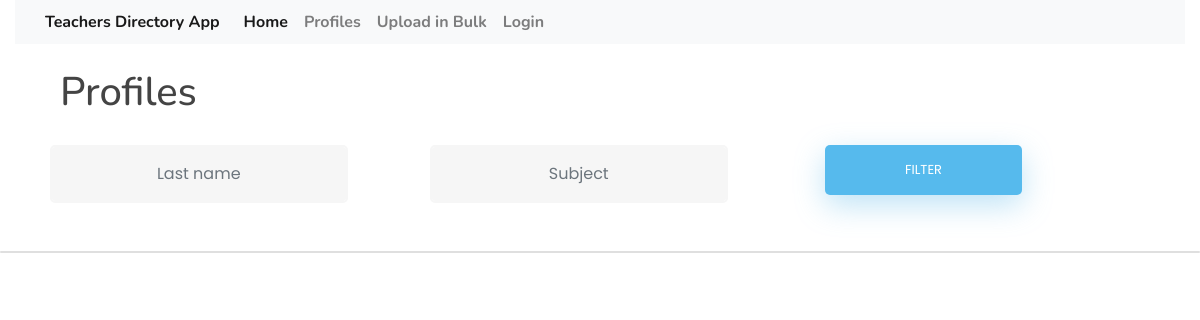
Before: /profiles/ with the older database file.
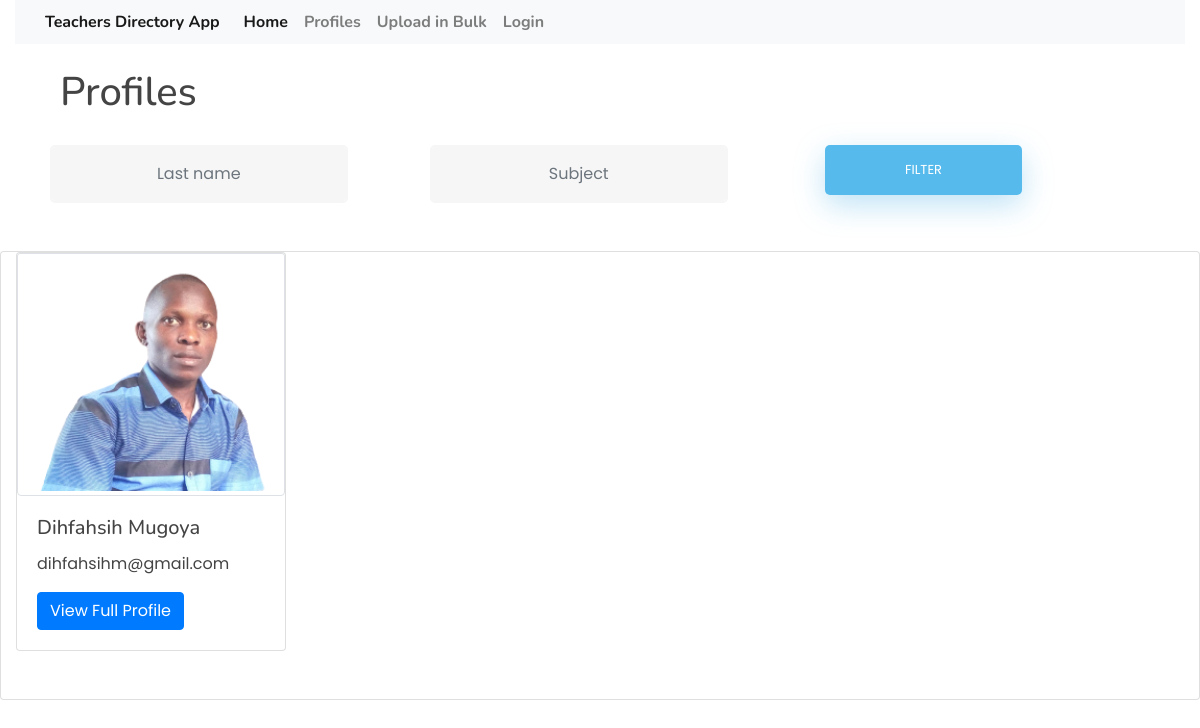
After: the same page with the newer database file.
### teacherProfile/models.py (models this page shows, shortened)
class Profile(models.Model):
    first_name = models.CharField(max_length=100)
    last_name = models.CharField(max_length=100)
    email = models.EmailField(max_length=254, null=False, unique=True)
    phone_number = models.CharField(max_length=20)
    room_number = models.CharField(max_length=5)
    image_name = models.ImageField(upload_to='pictures/', blank=True,
                                   default='pictures/default/default.png')
    subjects = models.ManyToManyField(Subject)

### teacherProfile/views.py (the view)
# urls.py: path('profiles/', views.Profiles.as_view(), name='profiles'),
class Profiles(ListView):
    template_name = 'profile/profiles.html'
    model = Profile
    context_object_name = 'profile_list'
    def get_context_data(self, **kwargs):
        context = super().get_context_data(**kwargs)
        lastname = self.request.GET.get("lastname", "")
        subject = self.request.GET.get("subject", "")
        context['lastname'] = lastname
        context['subject'] = subject
        return context
    def get_queryset(self):
        queryset = self.model.objects.all()
        lastname = self.request.GET.get("lastname", "")
        subject = self.request.GET.get("subject", "")
        if lastname:
            queryset = queryset.filter(last_name__istartswith=lastname)
        if subject:
            queryset = queryset.filter(subjects__subject_name__istartswith=subject)
        return queryset

### teacherProfile/templates/profile/profiles.html (shortened to what this page needs)
{% extends "base.html" %}
{% load static %}
{% block content %}
<div class="container">
    <div class="col-sm-6 mt-4">
        <h1>Profiles</h1>
    </div>
    <form action="{% url 'profiles' %}" method="GET">
        <div class="row mt-4">
            <div class="col-sm-4">
              <input type="text" placeholder="Last name" name="lastname" value="{{lastname}}" class="form-control searchbox-input">
            </div>
            <div class="col-sm-4">
              <input type="text" placeholder="Subject" name="subject" value="{{subject}}" class="form-control searchbox-input">
            </div>
            <div class="col-sm-4">
              <input type="submit" class="btn btn-info" value="Filter">
            </div>
        </div>
    </form>
</div>
<div class="row card">
    {% for profile in profile_list %}
        <div class="col-md-3">
            <div class="card mb-5">
                <img class="card-img-top img-thumbnail" src="/media/{{ profile.image_name }}">
                <div class="card-body">
                    <h5 class="card-title">{{ profile.first_name }} {{ profile.last_name }}</h5>
                    <p class="card-text">{{ profile.email }}</p>
                    <a href="{% url 'profileDetails' profile.pk %}"
                       class="btn btn-primary">
                        View Full Profile
                    </a>
                </div>
            </div>
        </div>
    {% endfor %}
</div>
{% endblock %}

### teacherProfile/templates/base.html (shortened to what this page needs)
{% load static %}
<html lang="en">
<head>
  <link href="static/vendor/bootstrap/css/bootstrap.min.css" rel="stylesheet">
  <link href="static/vendor/bootstrap-icons/bootstrap-icons.css" rel="stylesheet">
  <link href="static/vendor/aos/aos.css" rel="stylesheet">
  <link href="static/vendor/remixicon/remixicon.css" rel="stylesheet">
  <link href="static/vendor/swiper/swiper-bundle.min.css" rel="stylesheet">
  <link href="static/vendor/glightbox/css/glightbox.min.css" rel="stylesheet">
  <link href="//maxcdn.bootstrapcdn.com/bootstrap/4.0.0/css/bootstrap.min.css" rel="stylesheet" id="bootstrap-css">
  <link href="static/css/style.css" rel="stylesheet">
    <link rel="stylesheet" href="{% static 'css/login.css' %}">
</head>
<body>
<div class="container-fluid">
  <nav class="navbar navbar-expand-lg navbar-light bg-light">
    <a class="navbar-brand" href="#">Teachers Directory App</a>
    <div class="collapse navbar-collapse" id="navbarNav">
      <ul class="navbar-nav">
        <li class="nav-item active">
          <a class="nav-link" href="{% url 'index' %}">Home</a>
        </li>
        <li class="nav-item">
          <a class="nav-link" href="{% url 'profiles' %}">Profiles</a>
        </li>
        <li class="nav-item">
          <a class="nav-link" href="{% url 'uploader' %}">Upload in Bulk</a>
        </li>
        <li class="nav-item">
            {% if request.user.is_authenticated %}
                <a class="nav-link" href="{% url 'logout' %}">Logout</a>
            {% else %}
                <a class="nav-link" href="{% url 'login' %}">Login</a>
            {% endif %}
        </li>
      </ul>
    </div>
  </nav>
    <div class="content">
        {% block content %}
        {% endblock %}
    </div>
</div>
</body>
</html>

### static/css/style.css (style rules this page uses)
:root { scroll-behavior: smooth; }
body { font-family: "Open Sans", sans-serif; color: #444444; }
a { color: #4154f1; text-decoration: none; }
h1, h2, h3, h4, h5, h6 { font-family: "Nunito", sans-serif; }
.navbar { padding: 0; }
.navbar ul { margin: 0; padding: 0; display: flex; list-style: none; align-items: center; }
.navbar li { position: relative; }
.navbar a, .navbar a:focus { display: flex; align-items: center; justify-content: space-between; padding: 10px 0 10px 30px; font-family: "Nunito", sans-serif; font-size: 16px; font-weight: 700; color: #013289; white-space: nowrap; transition: 0.3s; }
.navbar a:hover, .navbar .active, .navbar .active:focus, .navbar li:hover > a { color: #4154f1; }
html { background-color: #56baed; }
body { font-family: "Poppins", sans-serif; height: 100vh; }
a { color: #92badd; display:inline-block; text-decoration: none; font-weight: 400; }
input[type=button], input[type=submit], input[type=reset] { background-color: #56baed; border: none; color: white; padding: 15px 80px; text-align: center; text-decoration: none; display: inline-block; text-transform: uppercase; font-size: 13px; -webkit-box-shadow: 0 10px 30px 0 rgba(95,186,233,0.4); box-shadow: 0 10px 30px 0 rgba(95,186,233,0.4); -webkit-border-radius: 5px 5px 5px 5px; border-radius: 5px 5px 5px 5px; margin: 5px 20px 40px 20px; -webkit-transition: all 0.3s ease-in-out; -moz-transition: all 0.3s ease-in-out; -ms-transition: all 0.3s ease-in-out; -o-transition: all 0.3s ease-in-out; transition: all 0.3s ease-in-out; }
input[type=text] { background-color: #f6f6f6; border: none; color: #0d0d0d; padding: 15px 32px; text-align: center; text-decoration: none; display: inline-block; font-size: 16px; margin: 5px; width: 85%; border: 2px solid #f6f6f6; -webkit-transition: all 0.5s ease-in-out; -moz-transition: all 0.5s ease-in-out; -ms-transition: all 0.5s ease-in-out; -o-transition: all 0.5s ease-in-out; transition: all 0.5s ease-in-out; -webkit-border-radius: 5px 5px 5px 5px; border-radius: 5px 5px 5px 5px; }
input[type=text]:placeholder { color: #cccccc; }

### static/css/login.css (style rules this page uses)
html { background-color: #56baed; }
body { font-family: "Poppins", sans-serif; height: 100vh; }
a { color: #92badd; display:inline-block; text-decoration: none; font-weight: 400; }
input[type=button], input[type=submit], input[type=reset] { background-color: #56baed; border: none; color: white; padding: 15px 80px; text-align: center; text-decoration: none; display: inline-block; text-transform: uppercase; font-size: 13px; -webkit-box-shadow: 0 10px 30px 0 rgba(95,186,233,0.4); box-shadow: 0 10px 30px 0 rgba(95,186,233,0.4); -webkit-border-radius: 5px 5px 5px 5px; border-radius: 5px 5px 5px 5px; margin: 5px 20px 40px 20px; -webkit-transition: all 0.3s ease-in-out; -moz-transition: all 0.3s ease-in-out; -ms-transition: all 0.3s ease-in-out; -o-transition: all 0.3s ease-in-out; transition: all 0.3s ease-in-out; }
input[type=text] { background-color: #f6f6f6; border: none; color: #0d0d0d; padding: 15px 32px; text-align: center; text-decoration: none; display: inline-block; font-size: 16px; margin: 5px; width: 85%; border: 2px solid #f6f6f6; -webkit-transition: all 0.5s ease-in-out; -moz-transition: all 0.5s ease-in-out; -ms-transition: all 0.5s ease-in-out; -o-transition: all 0.5s ease-in-out; transition: all 0.5s ease-in-out; -webkit-border-radius: 5px 5px 5px 5px; border-radius: 5px 5px 5px 5px; }
input[type=text]:placeholder { color: #cccccc; }
* { box-sizing: border-box; }

Changed rows visible on the page:
added Profile: image_name (placeholder picture), first_name "Dihfahsih", last_name "Mugoya", email "dihfahsihm@gmail.com"
